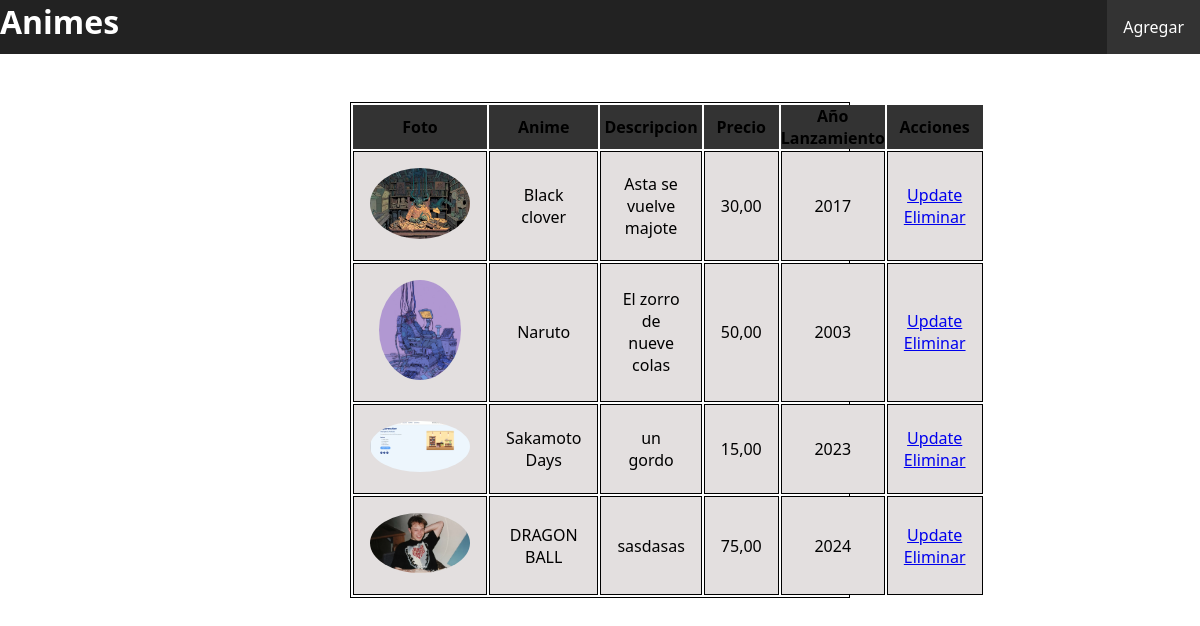
Page /anime/listar/ on the committed database.
### anime/models.py (models this page shows, shortened)
class Anime(models.Model):
    nombre = models.CharField(max_length=100, unique=True)
    autor = models.ForeignKey(Autor, on_delete=models.CASCADE)
    descripcion = models.TextField(blank=True)
    anio_lanzamiento = models.IntegerField()
    precio = models.DecimalField(max_digits=10, decimal_places=2, null=True, blank=True)
    imagen = models.ImageField(upload_to='animes/', blank=True, null=True)
    creado = models.DateTimeField(auto_now_add=True)
    class Meta:
        verbose_name = 'Anime'
        verbose_name_plural = 'Animes'

### anime/views.py (the view)
# urls.py: path('listar/', listar_animes, name="listar"),
def listar_animes(request):
    animes = Anime.objects.all()
    return render(request, 'listar.html', {'animes':animes})

### anime/templates/listar.html (shortened to what this page needs)
{% load static %}
<!DOCTYPE html>
<html lang="en">
<head>
    <link rel="stylesheet" href="{% static 'css/listar.css' %}">
</head>
<body>
    <header>
        <h1>Animes</h1>
        <nav>
            <a href="{% url 'anime:crear' %}">Agregar</a>
        </nav>
    </header>
    <table>
        <thead>
            <tr>
                <th>Foto</th>
                <th>Anime</th>
                <th>Descripcion</th>
                <th>Precio</th>
                <th>Año Lanzamiento</th>
                <th>Acciones</th>
            </tr>
        </thead>
        <tbody>
            {% for anime in animes %}
            <tr>
                {% if anime.imagen %}
                <td><img class="foto" src="{{anime.imagen.url}}" alt="{{anime.nombre}}"></td>
                {% endif %}
                <td>{{anime.nombre}}</td>
                <td>{{anime.descripcion}}</td>
                <td>{{anime.precio}}</td>
                <td>{{anime.anio_lanzamiento}}</td>
                <td class="acciones">
                    <a href="{% url 'anime:update' anime.pk %}">Update</a>
                    <a href="{% url 'anime:delete' anime.pk %}">Eliminar</a>
                </td>
            </tr>
            {%endfor%}
        </tbody>
    </table>
</body>
</html>

### anime/static/css/listar.css (style rules this page uses)
* { margin: 0; padding: 0; font-family: system-ui, -apple-system, BlinkMacSystemFont, 'Segoe UI', Roboto, Oxygen, Ubuntu, Cantarell, 'Open Sans', 'Helvetica Neue', sans-serif; }
header { display: flex; justify-content: space-between; background-color: #222; color: #fff; }
nav { display: flex; align-items: center; }
nav a { text-decoration: none; padding: 1rem; background-color: #333; color: #fff; }
table { margin: 3rem auto ; max-width: 500px; display: block; justify-content: center; border: 1px black solid; }
thead { background-color: #333; }
tbody { align-items: center; }
tbody td { text-align: center; padding: 1rem; background-color: #e3dfdf; border: 1px solid black; }
.foto { max-width: 100px; max-height: 100px; border-radius: 100%; }

### rows in the picture
Anime: imagen (picture), nombre "Black clover", descripcion "Asta se vuelve majote", precio "30,00", anio_lanzamiento "2017"
Anime: imagen (picture), nombre "Naruto", descripcion "El zorro de nueve colas", precio "50,00", anio_lanzamiento "2003"
Anime: imagen (picture), nombre "Sakamoto Days", descripcion "un gordo", precio "15,00", anio_lanzamiento "2023"
Anime: imagen (picture), nombre "DRAGON BALL", descripcion "sasdasas", precio "75,00", anio_lanzamiento "2024"
